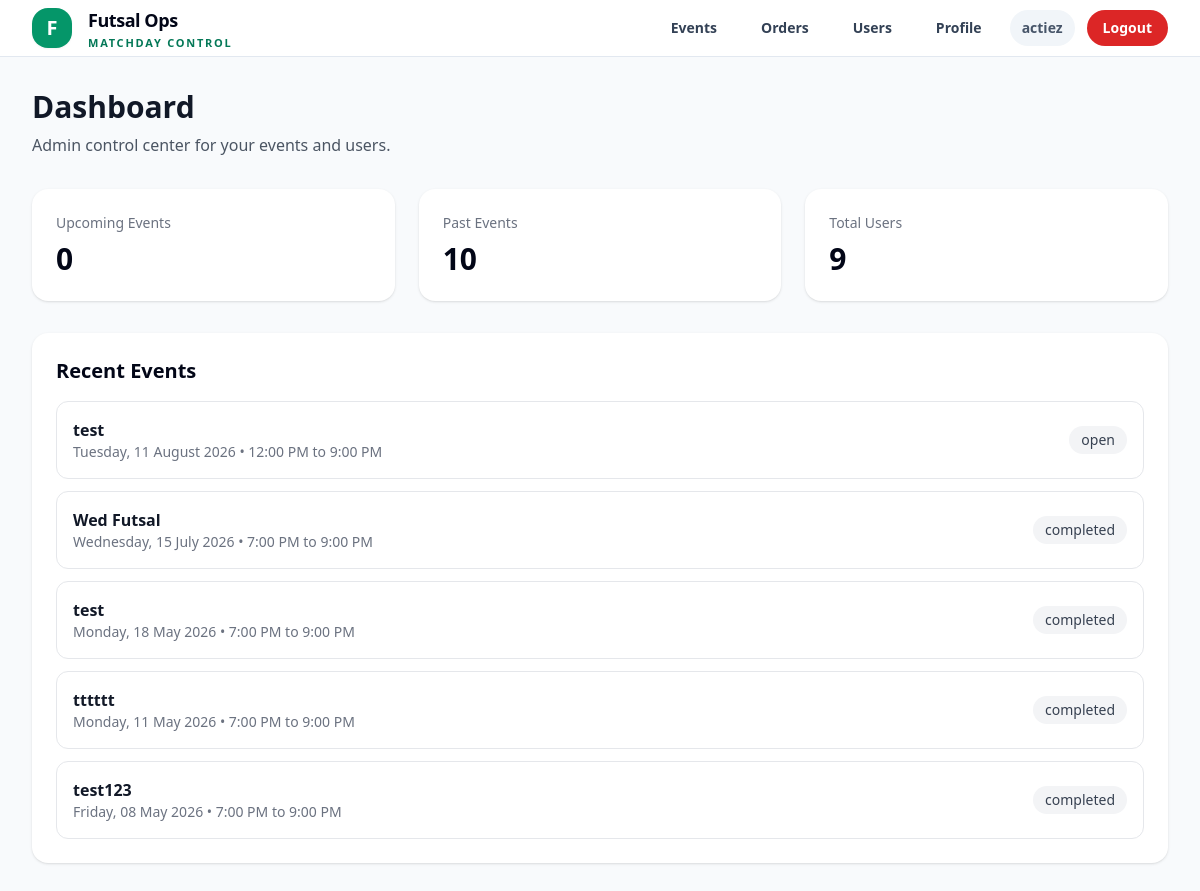
Page /dashboard/ (signed in) on the committed database.
### accounts/models.py (models this page shows)
class User(AbstractUser):
    ROLE_USER = "user"
    ROLE_ADMIN = "admin"
    ROLE_SUPERADMIN = "superadmin"
    ROLE_CHOICES = [
        (ROLE_USER, "User"),
        (ROLE_ADMIN, "Admin"),
        (ROLE_SUPERADMIN, "Superadmin"),
    ]
    PLAYER_NEW = "new"
    PLAYER_REGULAR = "regular"
    PLAYER_CORE = "core"
    PLAYER_NAUGHTY = "naughty"
    PLAYER_TYPE_CHOICES = [
        (PLAYER_NEW, "New"),
        (PLAYER_REGULAR, "Regular"),
        (PLAYER_CORE, "Core"),
        (PLAYER_NAUGHTY, "Naughty"),
    ]
    role = models.CharField(max_length=20, choices=ROLE_CHOICES, default=ROLE_USER)
    player_type = models.CharField(max_length=20, choices=PLAYER_TYPE_CHOICES, default=PLAYER_NEW)
    mobile_number = models.CharField(max_length=30, blank=True)
    games_played_count = models.PositiveIntegerField(default=0)
    email_verified = models.BooleanField(default=False)
    admin_notes = models.TextField(blank=True, default="")
    def is_admin_level(self):
        return self.is_authenticated and (
            self.is_superuser or self.role in {self.ROLE_ADMIN, self.ROLE_SUPERADMIN}
        )
    def is_superadmin_level(self):
        return self.is_authenticated and (
            self.is_superuser or self.role == self.ROLE_SUPERADMIN
        )

### events/models.py (models this page shows, shortened)
class Event(models.Model):
    STATUS_DRAFT = "draft"
    STATUS_OPEN = "open"
    STATUS_FINALIZED = "finalized"
    STATUS_COMPLETED = "completed"
    STATUS_CANCELLED = "cancelled"
    STATUS_CHOICES = [
        (STATUS_DRAFT, "Draft"),
        (STATUS_OPEN, "Open"),
        (STATUS_FINALIZED, "Finalized"),
        (STATUS_COMPLETED, "Completed"),
        (STATUS_CANCELLED, "Cancelled"),
    ]
    LEAVE_CUTOFF_CHOICES = [
        (None, "No cutoff"),
        (30, "30 minutes before"),
        (60, "60 minutes before"),
        (90, "90 minutes before"),
        (120, "120 minutes before"),
        (150, "150 minutes before"),
        (180, "180 minutes before"),
    ]
    registration_token = models.UUIDField(
        default=uuid.uuid4,
        unique=True,
        editable=False,
    )
    event_code = models.CharField(
        max_length=20,
        unique=True,
        default=generate_event_code,
        editable=False,
    )
    title = models.CharField(max_length=255)
    start_datetime = models.DateTimeField()
    end_datetime = models.DateTimeField()
    location = models.CharField(max_length=255)
    amount_payable = models.DecimalField(max_digits=8, decimal_places=2)
    playing_slots = models.PositiveIntegerField(default=15)
    waiting_slots = models.PositiveIntegerField(default=5)
    backup_slots = models.PositiveIntegerField(default=3)
    is_private = models.BooleanField(
        default=False,
        help_text="Private events are hidden from the public event list but accessible by registration link.",
    )
    leave_cutoff_minutes = models.PositiveIntegerField(
        null=True,
        blank=True,
        choices=LEAVE_CUTOFF_CHOICES,
        help_text="Players cannot self-leave after this cutoff before kick-off.",
    )
    status = models.CharField(
        max_length=20,
        choices=STATUS_CHOICES,
        default=STATUS_DRAFT,
    )
    created_by = models.ForeignKey(
        settings.AUTH_USER_MODEL,
        on_delete=models.SET_NULL,
        null=True,
        related_name="created_events",
    )
    created_at = models.DateTimeField(auto_now_add=True)
    updated_at = models.DateTimeField(auto_now=True)
    class Meta:
        ordering = ["start_datetime"]
    @property
    def weekday_display(self):
        local_start = timezone.localtime(self.start_datetime)
        return local_start.strftime("%A")
    @property
    def date_display(self):
        local_start = timezone.localtime(self.start_datetime)
        return local_start.strftime("%d %B %Y")
    @property
    def time_range_display(self):
        local_start = timezone.localtime(self.start_datetime)
        local_end = timezone.localtime(self.end_datetime)
        start = local_start.strftime("%I:%M %p").lstrip("0")
        end = local_end.strftime("%I:%M %p").lstrip("0")
        return f"{start} to {end}"
    @property
    def effective_status(self):
        from registrations.models import EventRegistration
        now = timezone.now()
        if now >= self.end_datetime:
            return "completed"
        playing_count = self.registrations.filter(
            status=EventRegistration.STATUS_PLAYING
        ).count()
        waiting_count = self.registrations.filter(
            status=EventRegistration.STATUS_WAITING
        ).count()
        if playing_count >= self.playing_slots and waiting_count >= self.waiting_slots:
            return "full"
        if playing_count >= self.playing_slots:
            return "playing_full"
        return "open"

### dashboard/views.py (the view)
# urls.py: path("", DashboardView.as_view(), name="dashboard"),
class DashboardView(AdminRequiredMixin, TemplateView):
    template_name = "dashboard/home.html"
    def get_context_data(self, **kwargs):
        context = super().get_context_data(**kwargs)
        now = timezone.now()
        context["upcoming_events_count"] = Event.objects.filter(start_datetime__gt=now).count()
        context["past_events_count"] = Event.objects.filter(end_datetime__lt=now).count()
        context["total_users_count"] = User.objects.count()
        context["recent_events"] = Event.objects.order_by("-start_datetime")[:5]
        return context

### core/mixins.py (called while the page is built)
    def dispatch(self, request, *args, **kwargs):
        if not request.user.is_authenticated:
            return redirect("login")
        if not request.user.is_admin_level():
            return redirect("player_home")
        return super().dispatch(request, *args, **kwargs)

### templates/dashboard/home.html
{% extends "base.html" %}
{% block content %}
<div class="mb-8">
    <h1 class="text-3xl font-bold text-gray-900">Dashboard</h1>
    <p class="text-gray-600 mt-2">Admin control center for your events and users.</p>
</div>
<div class="grid grid-cols-1 md:grid-cols-3 gap-6 mb-8">
    <div class="bg-white rounded-2xl shadow p-6">
        <div class="text-sm text-gray-500">Upcoming Events</div>
        <div class="text-3xl font-bold mt-2">{{ upcoming_events_count }}</div>
    </div>
    <div class="bg-white rounded-2xl shadow p-6">
        <div class="text-sm text-gray-500">Past Events</div>
        <div class="text-3xl font-bold mt-2">{{ past_events_count }}</div>
    </div>
    <div class="bg-white rounded-2xl shadow p-6">
        <div class="text-sm text-gray-500">Total Users</div>
        <div class="text-3xl font-bold mt-2">{{ total_users_count }}</div>
    </div>
</div>
<div class="bg-white rounded-2xl shadow p-6">
    <h2 class="text-xl font-semibold mb-4">Recent Events</h2>
    {% if recent_events %}
        <div class="space-y-3">
            {% for event in recent_events %}
                <div class="border rounded-xl p-4 flex items-center justify-between">
                    <div>
                        <div class="font-semibold text-gray-900">{{ event.title }}</div>
                        <div class="text-sm text-gray-500">
                            {{ event.weekday_display }}, {{ event.date_display }} • {{ event.time_range_display }}
                        </div>
                    </div>
                    <div class="text-sm px-3 py-1 rounded-full bg-gray-100 text-gray-700">
                        {{ event.effective_status }}
                    </div>
                </div>
            {% endfor %}
        </div>
    {% else %}
        <p class="text-gray-500">No events yet.</p>
    {% endif %}
</div>
{% endblock %}

### templates/base.html (shortened to what this page needs)
<!DOCTYPE html>
<html>
<head>
    <script src="https://cdn.tailwindcss.com"></script>
</head>
<body class="min-h-screen bg-slate-50 text-slate-950">
    <header class="sticky top-0 z-40 border-b border-slate-200 bg-white/95 backdrop-blur">
        <div class="max-w-7xl mx-auto px-4 sm:px-6 lg:px-8">
            <div class="h-14 flex items-center justify-between gap-6">
                <a href="/" class="flex items-center gap-4">
                    <div class="h-10 w-10 rounded-2xl bg-emerald-600 text-white flex items-center justify-center text-xl font-black shadow-sm">
                        F
                    </div>
                    <div class="leading-tight">
                        <div class="text-lg font-black tracking-tight text-slate-950">
                            Futsal Ops
                        </div>
                        <div class="text-[11px] uppercase tracking-[0.16em] text-emerald-700 font-bold mt-0.5">
                            Matchday Control
                        </div>
                    </div>
                </a>
                <div class="flex items-center gap-2 sm:gap-3">
                    {% if request.user.is_authenticated %}
                        {% if request.user.is_admin_level %}
                            <a href="{% url 'event_list' %}"
                               class="hidden sm:inline-flex items-center px-4 py-2 rounded-full text-sm font-semibold text-slate-700 hover:bg-emerald-50 hover:text-emerald-700">
                                Events
                            </a>
                            <a href="{% url 'standing_order_list' %}"
                               class="hidden sm:inline-flex items-center px-4 py-2 rounded-full text-sm font-semibold text-slate-700 hover:bg-emerald-50 hover:text-emerald-700">
                                Orders
                            </a>
                        {% endif %}
                        {% if request.user.is_superadmin_level %}
                            <a href="{% url 'user_list' %}"
                               class="hidden sm:inline-flex items-center px-4 py-2 rounded-full text-sm font-semibold text-slate-700 hover:bg-emerald-50 hover:text-emerald-700">
                                Users
                            </a>
                        {% endif %}
                        <a href="{% url 'profile' %}"
                           class="inline-flex items-center px-4 py-2 rounded-full text-sm font-semibold text-slate-700 hover:bg-emerald-50 hover:text-emerald-700">
                            Profile
                        </a>
                        <div class="hidden md:inline-flex items-center px-3 py-2 rounded-full bg-slate-100 text-sm font-semibold text-slate-600">
                            {{ request.user.username }}
                        </div>
                        <form method="post" action="/logout/">
                            <button type="submit"
                                class="inline-flex items-center px-4 py-2 rounded-full text-sm font-semibold bg-red-600 text-white hover:bg-red-700">
                                Logout
                            </button>
                        </form>
                    {% else %}
                        <a href="/login/"
                           class="inline-flex items-center px-5 py-2.5 rounded-full text-sm font-semibold bg-emerald-600 text-white hover:bg-emerald-700">
                            Login
                        </a>
                    {% endif %}
                </div>
            </div>
        </div>
    </header>
    <main class="max-w-7xl mx-auto px-4 sm:px-6 lg:px-8 py-8">
        {% block content %}{% endblock %}
    </main>
</body>
</html>

### rows in the picture
User: user.username "actiez"
Event: title "test", weekday_display "Tuesday", date_display "11 August 2026", time_range_display "12:00 PM to 9:00 PM", effective_status "open"
Event: title "Wed Futsal", weekday_display "Wednesday", date_display "15 July 2026", time_range_display "7:00 PM to 9:00 PM", effective_status "completed"
Event: title "test", weekday_display "Monday", date_display "18 May 2026", time_range_display "7:00 PM to 9:00 PM", effective_status "completed"
Event: title "tttttt", weekday_display "Monday", date_display "11 May 2026", time_range_display "7:00 PM to 9:00 PM", effective_status "completed"
Event: title "test123", weekday_display "Friday", date_display "08 May 2026", time_range_display "7:00 PM to 9:00 PM", effective_status "completed"

### other values in the picture
{{ upcoming_events_count }} "0"
{{ past_events_count }} "10"
{{ total_users_count }} "9"
